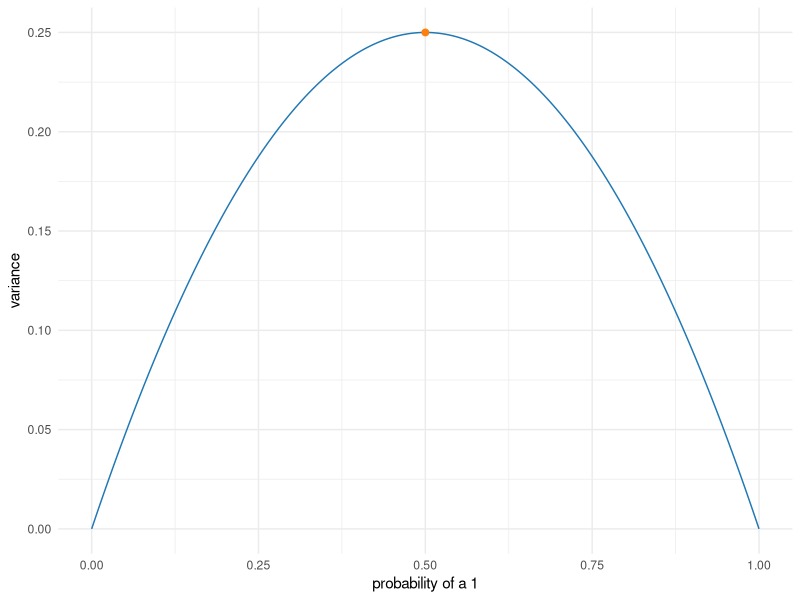

The R script that drew this image:
## ---- chunk 1
#| label: bernoulli-variance-r
#| code-fold: false
#| fig-alt: "A dome-shaped curve of the variance of a Bernoulli random variable against its probability, for probabilities from 0 to 1. The curve is 0 at both ends and peaks at 0.25 when the probability is 0.5, which a dot marks."
#| fig-width: 6
#| fig-height: 3.5
library(ggplot2)

prob <- seq(0, 1, length.out = 201)
bernoulli <- data.frame(prob = prob, variance = prob * (1 - prob))
mid <- data.frame(prob = 0.5, variance = 0.5 * (1 - 0.5))

ggplot(bernoulli, aes(x = prob, y = variance)) +
  geom_line(colour = "#1f77b4") +
  geom_point(data = mid, colour = "#ff7f0e", size = 2) +
  labs(x = "probability of a 1", y = "variance") +
  theme_minimal()
